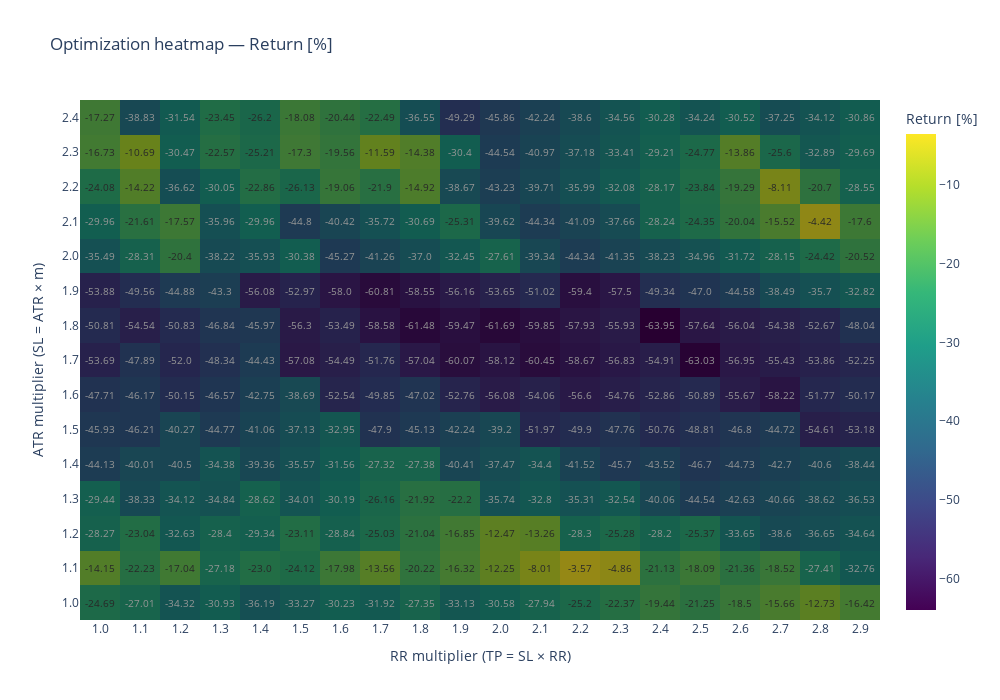

The notebook cell saved with this chart:
### Code cell
import plotly.express as px

def plot_heatmap(
    heat,
    metric_name: str = "Return [%]",
    fig_width: int = 1000,
    fig_height: int = 700,
    cmap: str = "Viridis",
    annotate: bool = True,
    min_return: float | None = None,
    max_return: float | None = None,
):
    """
    Plot an optimization heatmap (ATR x RR) with optional threshold masking.
    
    Parameters
    ----------
    heat : pd.Series or pd.DataFrame
        If Series: MultiIndex (atr_mult_sl, rr_mult_tp) -> metric values.
        If DataFrame: columns must include ['atr_mult_sl','rr_mult_tp', metric_name].
    metric_name : str
        Metric to display (e.g., 'Return [%]').
    fig_width, fig_height : int
        Figure size in pixels.
    cmap : str
        Plotly colorscale.
    annotate : bool
        Annotate cells with metric numbers.
    min_return, max_return : float | None
        Inclusive thresholds. Cells outside [min_return, max_return] are blacked out.
        If None, the side is unbounded.
    
    Returns
    -------
    fig : plotly.graph_objects.Figure
    best_info : dict or None
        {'atr': ..., 'rr': ..., 'value': ...} for the best cell within thresholds,
        or None if no cell meets the thresholds.
    """
    # --- Normalize input to a pivot (rows=atr_mult_sl, cols=rr_mult_tp) ---
    if isinstance(heat, pd.Series):
        heat_df = heat.to_frame(name=metric_name).reset_index()
    else:
        if isinstance(heat.index, pd.MultiIndex) and heat.shape[1] == 1:
            heat_df = heat.reset_index()
            heat_df.columns = ["atr_mult_sl", "rr_mult_tp", metric_name]
        elif {"atr_mult_sl", "rr_mult_tp", metric_name}.issubset(heat.columns):
            heat_df = heat[["atr_mult_sl", "rr_mult_tp", metric_name]].reset_index(drop=True)
        else:
            raise ValueError("Unrecognized 'heat' format. Provide a Series or a DataFrame with "
                             "columns ['atr_mult_sl','rr_mult_tp', metric_name].")

    zdf = (heat_df
           .pivot(index="atr_mult_sl", columns="rr_mult_tp", values=metric_name)
           .sort_index()
           .sort_index(axis=1))

    # Numeric axis labels
    x_vals = zdf.columns.to_numpy(dtype=float)  # RR multipliers
    y_vals = zdf.index.to_numpy(dtype=float)    # ATR multipliers
    Z = zdf.values.astype(float)

    # --- Build base heatmap (Plotly Express for easy colorbar/labels) ---
    fig = px.imshow(
        Z,
        x=x_vals,
        y=y_vals,
        aspect="auto",
        color_continuous_scale=cmap,
        origin="lower",
        labels=dict(x="RR multiplier (TP = SL × RR)", y="ATR multiplier (SL = ATR × m)", color=metric_name),
        title=f"Optimization heatmap — {metric_name}",
    )
    fig.update_layout(width=fig_width, height=fig_height)

    if annotate:
        fig.update_traces(
            text=np.where(np.isnan(Z), "", np.round(Z, 2).astype(str)),
            texttemplate="%{text}",
            hovertemplate="ATR=%{y}<br>RR=%{x}<br>"+metric_name+"=%{z}<extra></extra>"
        )

    # --- Threshold masking: blackout cells outside [min_return, max_return] ---
    mask = np.zeros_like(Z, dtype=float)  # 0 = keep (transparent), 1 = blackout
    if (min_return is not None) or (max_return is not None):
        lower_ok = (Z >= (min_return if min_return is not None else -np.inf))
        upper_ok = (Z <= (max_return if max_return is not None else  np.inf))
        in_range = lower_ok & upper_ok
        mask = (~in_range).astype(float)

        # Add a semi-opaque black overlay for masked cells
        fig.add_trace(go.Heatmap(
            z=mask,
            x=x_vals,
            y=y_vals,
            showscale=False,
            colorscale=[[0.0, "rgba(0,0,0,0)"], [1.0, "rgba(0,0,0,0.82)"]],
            hoverinfo="skip",
        ))

        # --- Find best cell within thresholds (maximize metric) ---
        if in_range.any():
            # Get index of max within allowed region
            Z_masked = np.where(in_range, Z, -np.inf)
            best_flat = np.nanargmax(Z_masked)
            best_i, best_j = np.unravel_index(best_flat, Z_masked.shape)
            best_info = {"atr": float(y_vals[best_i]), "rr": float(x_vals[best_j]), "value": float(Z[best_i, best_j])}

            # Add annotation marker
            fig.add_trace(go.Scatter(
                x=[x_vals[best_j]], y=[y_vals[best_i]],
                mode="markers+text",
                text=[f"★ {best_info['value']:.2f}"],
                textposition="top center",
                marker=dict(size=12, color="white", line=dict(width=2, color="black")),
                name="Best in range"
            ))
        else:
            best_info = None
    else:
        # No thresholds -> best over all cells (optional)
        best_flat = np.nanargmax(Z)
        best_i, best_j = np.unravel_index(best_flat, Z.shape)
        best_info = {"atr": float(y_vals[best_i]), "rr": float(x_vals[best_j]), "value": float(Z[best_i, best_j])}
        fig.add_trace(go.Scatter(
            x=[x_vals[best_j]], y=[y_vals[best_i]],
            mode="markers+text",
            text=[f"★ {best_info['value']:.2f}"],
            textposition="top center",
            marker=dict(size=12, color="white", line=dict(width=2, color="black")),
            name="Best overall"
        ))

    # Category ticks for neat labels
    fig.update_xaxes(
        type="category",
        tickmode="array",
        tickvals=x_vals,
        ticktext=[f"{v:.1f}" for v in x_vals],
    )
    fig.update_yaxes(
        type="category",
        tickmode="array",
        tickvals=y_vals,
        ticktext=[f"{v:.1f}" for v in y_vals],
    )

    return fig


plot_heatmap(heat, metric_name="Return [%]", min_return=1, max_return=None)

### Figure 1 — Plotly figure (JSON) as saved in the notebook; plotly's stock layout.template omitted (floating-point values rounded to 4 significant figures; data arrays with more than 128 entries replaced by an {"elided": "..."} marker saying what was removed)
{"data": [{"coloraxis": "coloraxis", "hovertemplate": "ATR=%{y}<br>RR=%{x}<br>Return [%]=%{z}<extra></extra>", "name": "0", "text": {"elided": "15x20 str values"}, "texttemplate": "%{text}", "type": "heatmap", "x": [1.0, 1.1, 1.2, 1.3, 1.4, 1.5, 1.6, 1.7, 1.8, 1.9, 2.0, 2.1, 2.2, 2.3, 2.4, 2.5, 2.6, 2.7, 2.8, 2.9], "xaxis": "x", "y": [1.0, 1.1, 1.2, 1.3, 1.4, 1.5, 1.6, 1.7, 1.8, 1.9, 2.0, 2.1, 2.2, 2.3, 2.4], "yaxis": "y", "z": {"elided": "15x20 float values"}}, {"colorscale": [[0, "rgba(0,0,0,0)"], [1, "rgba(0,0,0,0.82)"]], "hoverinfo": "skip", "showscale": false, "type": "heatmap", "x": [1.0, 1.1, 1.2, 1.3, 1.4, 1.5, 1.6, 1.7, 1.8, 1.9, 2.0, 2.1, 2.2, 2.3, 2.4, 2.5, 2.6, 2.7, 2.8, 2.9], "y": [1.0, 1.1, 1.2, 1.3, 1.4, 1.5, 1.6, 1.7, 1.8, 1.9, 2.0, 2.1, 2.2, 2.3, 2.4], "z": {"elided": "15x20 float values"}}], "layout": {"coloraxis": {"colorbar": {"title": {"text": "Return [%]"}}, "colorscale": [[0, "#440154"], [0.1111, "#482878"], [0.2222, "#3e4989"], [0.3333, "#31688e"], [0.4444, "#26828e"], [0.5556, "#1f9e89"], [0.6667, "#35b779"], [0.7778, "#6ece58"], [0.8889, "#b5de2b"], [1, "#fde725"]]}, "height": 700, "title": {"text": "Optimization heatmap — Return [%]"}, "width": 1000, "xaxis": {"anchor": "y", "domain": [0, 1], "tickmode": "array", "ticktext": ["1.0", "1.1", "1.2", "1.3", "1.4", "1.5", "1.6", "1.7", "1.8", "1.9", "2.0", "2.1", "2.2", "2.3", "2.4", "2.5", "2.6", "2.7", "2.8", "2.9"], "tickvals": [1.0, 1.1, 1.2, 1.3, 1.4, 1.5, 1.6, 1.7, 1.8, 1.9, 2.0, 2.1, 2.2, 2.3, 2.4, 2.5, 2.6, 2.7, 2.8, 2.9], "title": {"text": "RR multiplier (TP = SL × RR)"}, "type": "category"}, "yaxis": {"anchor": "x", "autorange": true, "domain": [0, 1], "tickmode": "array", "ticktext": ["1.0", "1.1", "1.2", "1.3", "1.4", "1.5", "1.6", "1.7", "1.8", "1.9", "2.0", "2.1", "2.2", "2.3", "2.4"], "tickvals": [1.0, 1.1, 1.2, 1.3, 1.4, 1.5, 1.6, 1.7, 1.8, 1.9, 2.0, 2.1, 2.2, 2.3, 2.4], "title": {"text": "ATR multiplier (SL = ATR × m)"}, "type": "category"}}}
